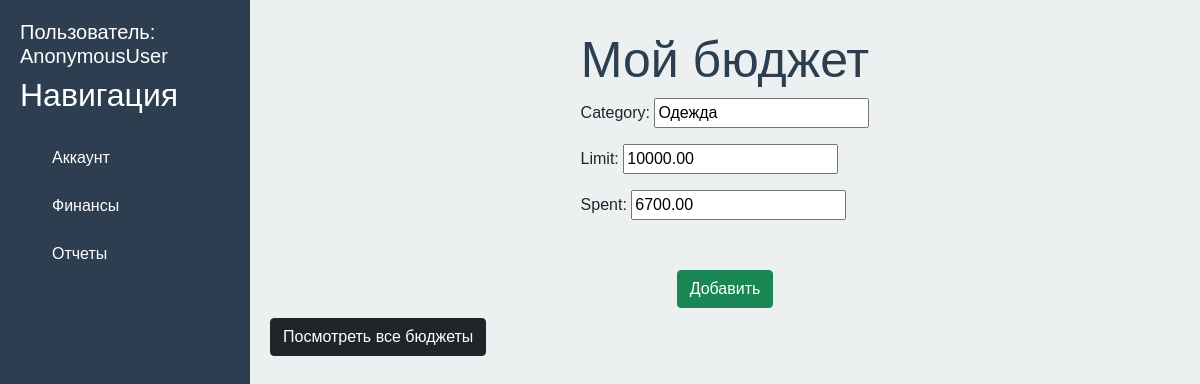
Before: /myfinances/budget/1/update/ with the older database file.
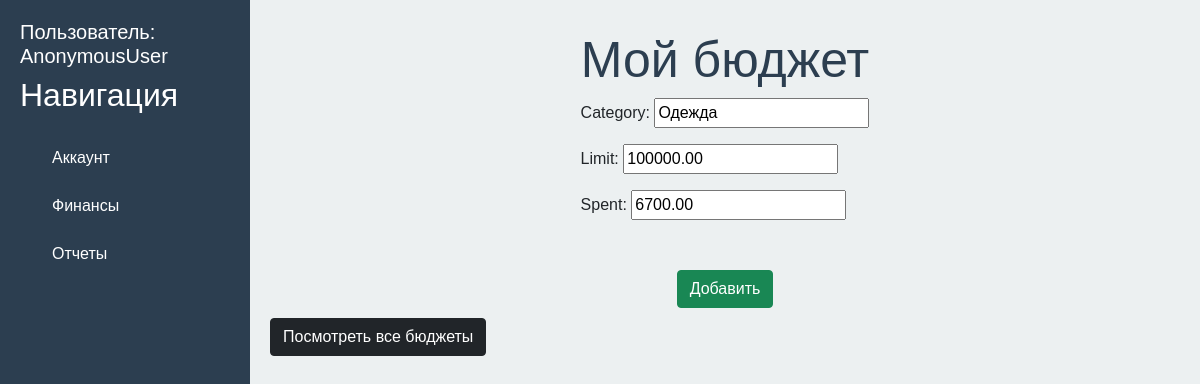
After: the same page with the newer database file.
### finances/models.py (models this page shows, shortened)
class Budget(models.Model):
    user = models.ForeignKey(settings.AUTH_USER_MODEL, on_delete = models.CASCADE)
    category = models.CharField(max_length = 100)
    limit =  models.DecimalField(max_digits=10, decimal_places=2, default=0)
    spent =  models.DecimalField(max_digits=10, decimal_places=2, default=0)
    date = models.DateTimeField(default=timezone.now)

### finances/views.py (the view)
# urls.py: path('budget/<int:pk>/update/', views.BudgetUpdateView.as_view(), name = 'budget_update'),      #Update/edit a budget record
class BudgetUpdateView(UpdateView):
    model = Budget
    template_name = 'finances/budget_create.html'
    form_class = BudgetForm
    success_url = reverse_lazy('budget_list')

### finances/forms.py
class BudgetForm(ModelForm):
    class Meta:
        model = Budget
        fields = ['category', 'limit', 'spent']

### finances/templates/finances/budget_create.html (shortened to what this page needs)
{% extends 'users/base.html'%}
{% block content %}
<div class="features">
        <h1> Мой бюджет </h1>
    <div class="form">
        <form method="post">
            {{form.as_p}}
            <button type="submit" class="btn btn-success"> Добавить </button>
        </form>
    </div>
    <a href="{% url 'budget_list'%}" class="btn btn-dark"> Посмотреть все бюджеты </a>
</div>
{% endblock %}

Changed rows visible on the page:
changed Budget "Одежда": limit "10000.00" → "100000.00"
